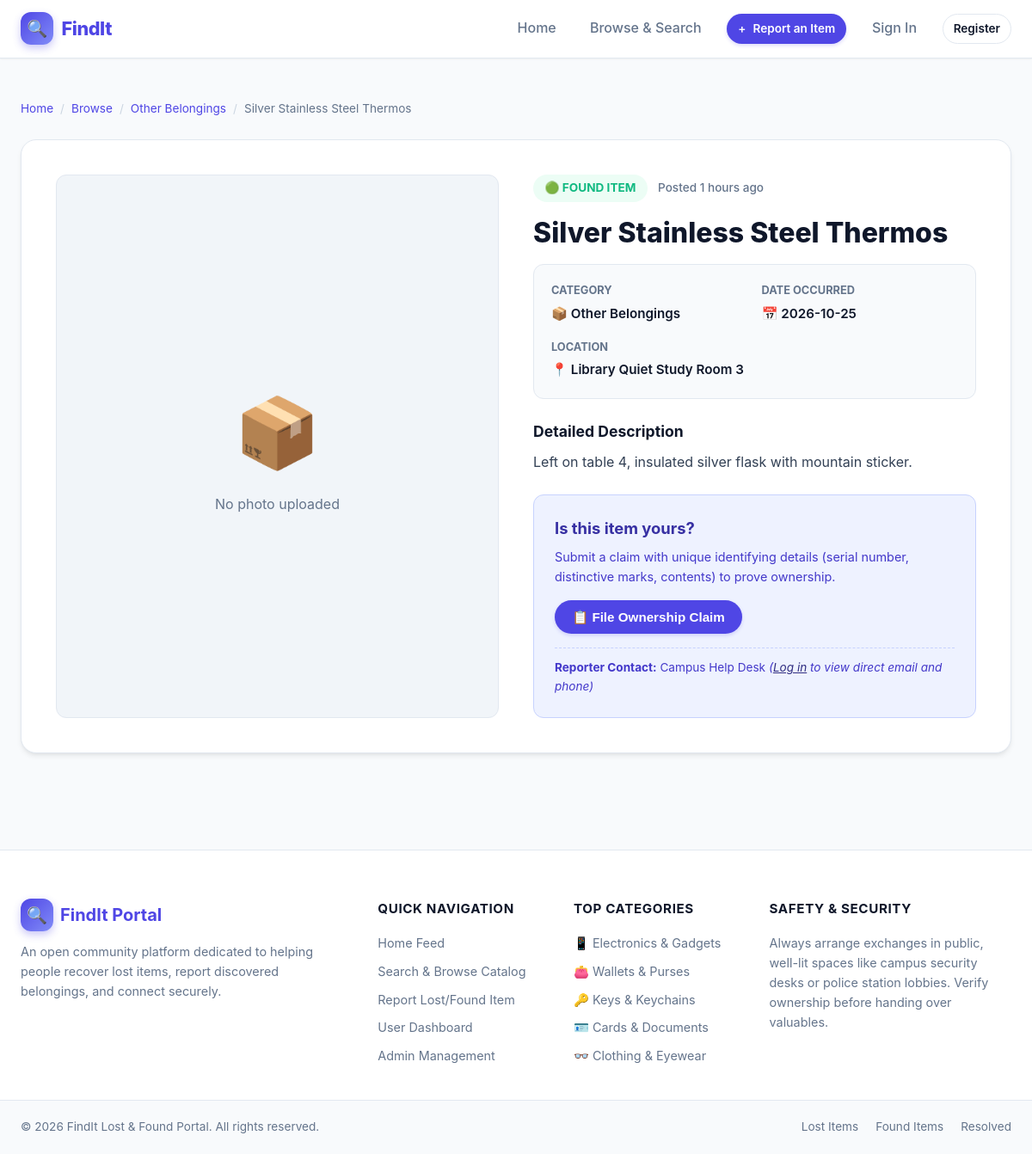
Screenshot of /item.php?id=8 with the database file from the repository.
### tables this page shows
CREATE TABLE items (
            id INTEGER PRIMARY KEY AUTOINCREMENT,
            user_id INTEGER,
            type TEXT NOT NULL,               -- 'lost' or 'found'
            title TEXT NOT NULL,
            category TEXT NOT NULL,
            description TEXT NOT NULL,
            location TEXT NOT NULL,
            item_date TEXT NOT NULL,
            image_path TEXT,
            contact_name TEXT NOT NULL,
            contact_email TEXT NOT NULL,
            contact_phone TEXT,
            status TEXT DEFAULT 'active',     -- 'active', 'claimed', 'returned'
            security_secret TEXT NOT NULL,
            created_at DATETIME DEFAULT CURRENT_TIMESTAMP,
            updated_at DATETIME DEFAULT CURRENT_TIMESTAMP,
            FOREIGN KEY (user_id) REFERENCES users(id) ON DELETE SET NULL
        );

### includes/functions.php (called while the page is built, shortened)
<?php
function get_categories() {
    return [
        'electronics' => ['label' => 'Electronics & Gadgets', 'icon' => '📱'],
        'wallets'     => ['label' => 'Wallets & Purses',     'icon' => '👛'],
        'keys'        => ['label' => 'Keys & Keychains',     'icon' => '🔑'],
        'documents'   => ['label' => 'Cards & Documents',    'icon' => '🪪'],
        'clothing'    => ['label' => 'Clothing & Eyewear',   'icon' => '👓'],
        'pets'        => ['label' => 'Pets & Animals',       'icon' => '🐾'],
        'books'       => ['label' => 'Books & Notebooks',    'icon' => '📚'],
        'jewelry'     => ['label' => 'Jewelry & Watches',    'icon' => '⌚'],
        'other'       => ['label' => 'Other Belongings',     'icon' => '📦']
    ];
}
function get_category_label($key) {
    $cats = get_categories();
    return $cats[$key]['label'] ?? ucfirst($key);
}
function get_category_icon($key) {
    $cats = get_categories();
    return $cats[$key]['icon'] ?? '📦';
}
function time_ago($datetime) {
    $time = strtotime($datetime);
    $diff = time() - $time;
    if ($diff < 86400) return floor($diff / 3600) . ' hours ago';
    return date('M d, Y', $time);
}

### includes/auth.php (called while the page is built, shortened)
<?php
require_once __DIR__ . '/functions.php';
function is_logged_in() {
    return isset($_SESSION['user_id']) && !empty($_SESSION['user_id']);
}

### item.php (the view, shortened to what this page needs)
<?php
require_once __DIR__ . '/includes/header.php';
$pdo = getDbConnection();
$itemId = filter_input(INPUT_GET, 'id', FILTER_VALIDATE_INT);
$stmt = $pdo->prepare("SELECT * FROM items WHERE id = :id");
$stmt->execute([':id' => $itemId]);
$item = $stmt->fetch();
?>
<main class="main-wrapper">
    <div class="breadcrumbs">
        <a href="index.php">Home</a>
        <span class="divider">/</span>
        <a href="browse.php">Browse</a>
        <span class="divider">/</span>
        <a href="browse.php?category=<?= urlencode($item['category']) ?>"><?= htmlspecialchars(get_category_label($item['category'])) ?></a>
        <span class="divider">/</span>
        <span><?= htmlspecialchars($item['title']) ?></span>
    </div>
    <div class="detail-layout">
        <div class="detail-img-box">
            <?php if (!empty($item['image_path']) && file_exists(UPLOAD_DIR . $item['image_path'])): ?>
                <img src="<?= UPLOAD_WEB_PATH . htmlspecialchars($item['image_path']) ?>" alt="<?= htmlspecialchars($item['title']) ?>">
            <?php else: ?>
                <div style="font-size: 5rem; text-align: center; color: #94a3b8;">
                    <?= get_category_icon($item['category']) ?>
                    <p style="font-size: 1rem; color: var(--text-muted); margin-top: 0.5rem;">No photo uploaded</p>
                </div>
            <?php endif; ?>
        </div>
        <div class="detail-info">
            <div class="detail-badges">
                <?php if ($item['status'] === 'claimed' || $item['status'] === 'returned'): ?>
                    <span class="status-pill status-returned" style="font-size: 0.85rem; padding: 0.35rem 0.85rem;">
                        ✓ Reunited / Resolved
                    </span>
                <?php elseif ($item['type'] === 'lost'): ?>
                    <span class="status-pill" style="background: var(--lost-light); color: var(--lost-color); font-size: 0.85rem; padding: 0.35rem 0.85rem;">
                        🔴 Lost Item
                    </span>
                <?php else: ?>
                    <span class="status-pill" style="background: var(--found-light); color: var(--found-color); font-size: 0.85rem; padding: 0.35rem 0.85rem;">
                        🟢 Found Item
                    </span>
                <?php endif; ?>
                <span style="font-size: 0.85rem; color: var(--text-muted); font-weight: 500;">
                    Posted <?= time_ago($item['created_at']) ?>
                </span>
            </div>
            <h1 class="detail-title"><?= htmlspecialchars($item['title']) ?></h1>
            <div class="detail-meta-list">
                <div class="detail-meta-item">
                    <strong>Category</strong>
                    <span><?= get_category_icon($item['category']) ?> <?= htmlspecialchars(get_category_label($item['category'])) ?></span>
                </div>
                <div class="detail-meta-item">
                    <strong>Date Occurred</strong>
                    <span>📅 <?= htmlspecialchars($item['item_date']) ?></span>
                </div>
                <div class="detail-meta-item" style="grid-column: 1 / -1;">
                    <strong>Location</strong>
                    <span>📍 <?= htmlspecialchars($item['location']) ?></span>
                </div>
            </div>
            <div class="detail-desc-block">
                <h3>Detailed Description</h3>
                <p style="white-space: pre-line; color: #334155; line-height: 1.7;"><?= htmlspecialchars($item['description']) ?></p>
            </div>
            <div class="claim-box" id="claim">
                <?php if ($item['status'] === 'claimed' || $item['status'] === 'returned'): ?>
                    <h4>🎉 This item has been resolved!</h4>
                    <p>The owner and finder have successfully reconnected. Further claims are closed.</p>
                <?php elseif ($item['type'] === 'found'): ?>
                    <h4>Is this item yours?</h4>
                    <p>Submit a claim with unique identifying details (serial number, distinctive marks, contents) to prove ownership.</p>
                    <button type="button" class="btn btn-primary" data-open-modal="claimModal">
                        📋 File Ownership Claim
                    </button>
                <?php endif; ?>
                <div style="margin-top: 1rem; font-size: 0.85rem; color: #4338ca; border-top: 1px dashed #c7d2fe; padding-top: 0.75rem;">
                    <strong>Reporter Contact:</strong> <?= htmlspecialchars($item['contact_name']) ?>
                    <?php if (is_logged_in()): ?>
                        (<?= htmlspecialchars($item['contact_email']) ?> <?= !empty($item['contact_phone']) ? '• ' . htmlspecialchars($item['contact_phone']) : '' ?>)
                    <?php else: ?>
                        <em>(<a href="login.php?redirect=item.php?id=<?= $item['id'] ?>" style="text-decoration: underline; color: #312e81;">Log in</a> to view direct email and phone)</em>
                    <?php endif; ?>
                </div>
            </div>
        </div>
    </div>
</main>
<?php require_once __DIR__ . '/includes/footer.php'; ?>

### css/style.css (style rules this page uses)
:root { --primary: #4f46e5; --primary-hover: #4338ca; --primary-light: #eef2ff; --lost-color: #ef4444; --lost-light: #fef2f2; --found-color: #10b981; --found-light: #ecfdf5; --claimed-color: #64748b; --claimed-light: #f1f5f9; --text-main: #0f172a; --text-muted: #64748b; --bg-body: #f8fafc; --bg-card: #ffffff; --border-color: #e2e8f0; --border-focus: #818cf8; --radius-sm: 6px; --radius-md: 12px; --radius-lg: 18px; --radius-full: 9999px; --shadow-sm: 0 1px 2px 0 rgb(0 0 0 / 0.05); --shadow-md: 0 4px 6px -1px rgb(0 0 0 / 0.08), 0 2px 4px -2px rgb(0 0 0 / 0.06); --shadow-lg: 0 10px 15px -3px rgb(0 0 0 / 0.08), 0 4px 6px -4px rgb(0 0 0 / 0.05); --shadow-xl: 0 20px 25px -5px rgb(0 0 0 / 0.1), 0 8px 10px -6px rgb(0 0 0 / 0.08); --transition: all 0.2s cubic-bezier(0.16, 1, 0.3, 1); }
* { box-sizing: border-box; margin: 0; padding: 0; }
body { font-family: -apple-system, BlinkMacSystemFont, "Segoe UI", Roboto, "Helvetica Neue", Arial, sans-serif; background-color: var(--bg-body); color: var(--text-main); line-height: 1.6; min-height: 100vh; display: flex; flex-direction: column; }
a { color: inherit; text-decoration: none; }
.breadcrumbs { display: flex; align-items: center; gap: 0.5rem; font-size: 0.85rem; color: var(--text-muted); margin-bottom: 1.5rem; }
.breadcrumbs a { color: var(--primary); text-decoration: none; }
.breadcrumbs span.divider { color: #cbd5e1; }
.btn { display: inline-flex; align-items: center; justify-content: center; gap: 0.5rem; padding: 0.6rem 1.2rem; border-radius: var(--radius-full); font-weight: 600; font-size: 0.95rem; cursor: pointer; transition: var(--transition); border: 1px solid transparent; outline: none; }
.btn-primary { background-color: var(--primary); color: #ffffff; box-shadow: 0 2px 4px rgba(79, 70, 229, 0.2); }
.main-wrapper { max-width: 1200px; margin: 2rem auto; padding: 0 1.5rem; flex: 1; width: 100%; }
.detail-layout { display: grid; grid-template-columns: 1fr 1fr; gap: 2.5rem; background: #ffffff; padding: 2.5rem; border-radius: var(--radius-lg); border: 1px solid var(--border-color); box-shadow: var(--shadow-md); margin-top: 1.5rem; }
.detail-img-box { border-radius: var(--radius-md); overflow: hidden; background-color: #f1f5f9; min-height: 380px; display: flex; align-items: center; justify-content: center; border: 1px solid var(--border-color); }
.detail-info { display: flex; flex-direction: column; }
.detail-badges { display: flex; align-items: center; gap: 0.75rem; margin-bottom: 1rem; }
.detail-title { font-size: 2rem; font-weight: 800; margin-bottom: 1rem; line-height: 1.25; }
.detail-meta-list { display: grid; grid-template-columns: 1fr 1fr; gap: 1rem; background: #f8fafc; padding: 1.25rem; border-radius: var(--radius-md); margin-bottom: 1.5rem; border: 1px solid var(--border-color); }
.detail-meta-item strong { display: block; font-size: 0.8rem; text-transform: uppercase; color: var(--text-muted); margin-bottom: 0.2rem; }
.detail-meta-item span { font-size: 0.95rem; font-weight: 600; color: var(--text-main); }
.detail-desc-block { margin-bottom: 1.5rem; }
.detail-desc-block h3 { font-size: 1.1rem; font-weight: 700; margin-bottom: 0.5rem; }
.claim-box { background: var(--primary-light); border: 1px solid #c7d2fe; padding: 1.5rem; border-radius: var(--radius-md); margin-top: auto; }
.claim-box h4 { font-size: 1.15rem; font-weight: 700; color: #3730a3; margin-bottom: 0.4rem; }
.claim-box p { font-size: 0.9rem; color: #4338ca; margin-bottom: 1rem; }
.status-pill { display: inline-block; padding: 0.25rem 0.65rem; border-radius: var(--radius-full); font-size: 0.75rem; font-weight: 700; text-transform: uppercase; }

### rows the page displays
items: category "Other Belongings", title "Silver Stainless Steel Thermos", category "📦", created_at "1 hours ago", item_date "2026-10-25", location "Library Quiet Study Room 3", description "Left on table 4, insulated silver flask with mountain sticker.", contact_name "Campus Help Desk"

### other values shown
$cat['icon'] "📱"
$cat['label'] "Electronics & Gadgets"
$cat['icon'] "👛"
$cat['label'] "Wallets & Purses"
$cat['icon'] "🔑"
$cat['label'] "Keys & Keychains"
$cat['icon'] "🪪"
$cat['label'] "Cards & Documents"
$cat['icon'] "👓"
$cat['label'] "Clothing & Eyewear"
